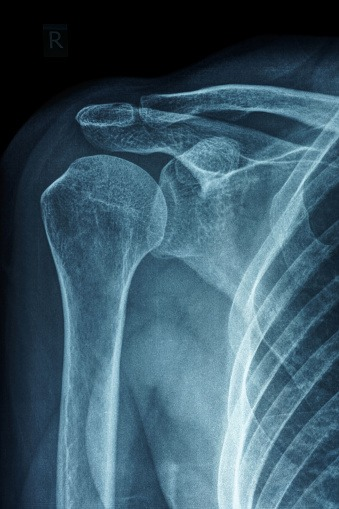
#> input picture color_medicalimage.jpeg, 339 x 509 px
$ python Encryption.py
#> lines starting #> are read from the running program, lines starting #| are printed output that depends on the picture; after the words box and inside, x2 and y2 are one past the last pixel; in counts of white or black regions, pixels touching at a corner belong together
### logisticSystem.py
# Importing the required libraries
import numpy as np
import matplotlib.pyplot as plt

def logistic_key(xinit, yinit, zinit, num_steps):
    """
    This function returns 3 lists of pseudo-random
    numbers generated using logistic system of differential
    equations.

    Parameters:
        xinit: float
            initial value of x
        yinit: float
            initial value of y
        zinit: float
            initial value of z
        num_steps: int
            number of keys required
            in a single list

    Returns:
        3 lists with pseudo-random numbers
        as their elements
    """

    # Initializing dt to a small value
    dt = 0.01

    # Initializing 3 empty lists
    xs = np.empty(num_steps + 1)
    ys = np.empty(num_steps + 1)
    zs = np.empty(num_steps + 1)

    # Initializing initial values
    xs[0], ys[0], zs[0] = (xinit, yinit, zinit)

    # Initializing constants
    s = 10
    r = 28
    b = 2.667

    # System of equations
    for i in range(num_steps):
        xs[i + 1] = xs[i] + (s * (ys[i] - xs[i]) * dt)
        ys[i + 1] = ys[i] + ((xs[i] * (r - zs[i]) - ys[i]) * dt)
        zs[i + 1] = zs[i] + ((xs[i] * ys[i] - b * zs[i]) * dt)

    return xs, ys, zs

### Encryption.py
"""
Encrypting an image first by shuffling
it's pixels and then substituting the
shuffled pixels using pseudo-random
numbersngenerated from Logistic system
of differential equations
"""

# Importing all the required libraries
import matplotlib.image as img
import matplotlib.pyplot as plt
import numpy as np
import logisticSystem as key

# Accepting Image using it's path
path = str(input('Enter path of the image\n'))
#> the answer given: color_medicalimage.jpeg
image = img.imread(path)
#> image is the input picture: shape (509, 339, 3); mean R, G, B 59.9, 88.8, 104

# Displaying original image
plt.imshow(image)
plt.show()

# Storing the size of image in variables
height = image.shape[0]
#> height = 509
width = image.shape[1]
#> width = 339

# Using logistic_key function to generate 3 lists of keys
xkey, ykey, zkey = key.logistic_key(0.01, 0.02, 0.03, height*width)

# Initializing empty index lists to store index of pixels
xindex = []
yindex = []

# Initializing an empty image to store the encrypted image
encryptedImage = np.zeros(shape=[height, width, 3], dtype=np.uint8)
l = 0

# Populating xindex
for i in range(width):
    xindex.append(i)
#> after the loop, xindex = 339 values from 0 to 338

# Populating yindex
for i in range(height):
    yindex.append(i)
#> after the loop, yindex = 509 values from 0 to 508

# Re-arranging xindex and xkey to increase randomness
for i in range(width):
    for j in range(width):
        if xkey[i] > xkey[j]:
            xkey[i], xkey[j] = xkey[j], xkey[i]
            xindex[i], xindex[j] = xindex[j], xindex[i]


# Re-arranging yindex and ykey to increase randomness
for i in range(height):
    for j in range(height):
        if ykey[i] > ykey[j]:
            ykey[i], ykey[j] = ykey[j], ykey[i]
            yindex[i], yindex[j] = yindex[j], yindex[i]

# Shuffling original image's pixels and storing them
# in an empty image
for i in range(height):
    k = 0
    for j in range(width):
        encryptedImage[i][j] = image[yindex[k]][j]
        k += 1
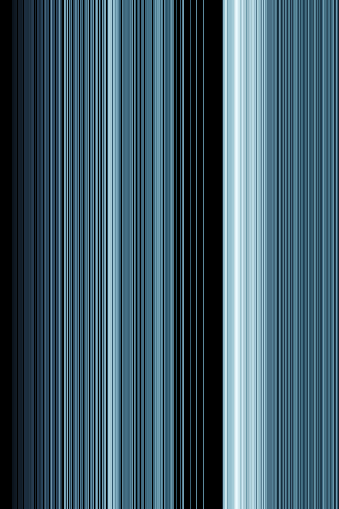
#> encryptedImage: shape (509, 339, 3); mean R, G, B 63.4, 90.8, 104.7
# Shuffling original image's pixels and storing them
# in an empty image
for i in range(height):
    k = 0
    for j in range(width):
        encryptedImage[i][j] = encryptedImage[i][xindex[k]]
        k += 1
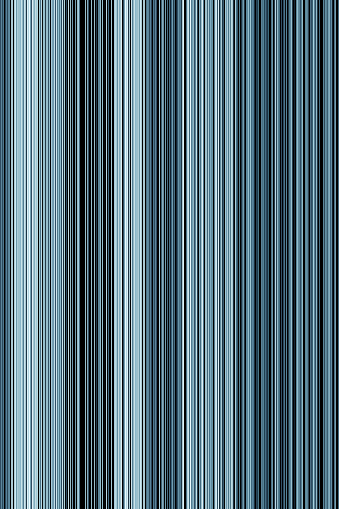
#> encryptedImage: shape (509, 339, 3); mean R, G, B 85.6, 112.8, 125.3

# Displaying the shuffled image
plt.imshow(encryptedImage)
plt.show()

# XORing each pixel with a pseudo-random number generated above/Performing the
# substitution algorithm
l = 0
for i in range(height):
    for j in range(width):
        # Converting the pseudo-random nuber generated into a number between 0 and 255
        zk = (int((zkey[l]*pow(10, 5))%256))
        # Performing the XOR operation
        encryptedImage[i, j] = encryptedImage[i, j]^zk
        l += 1
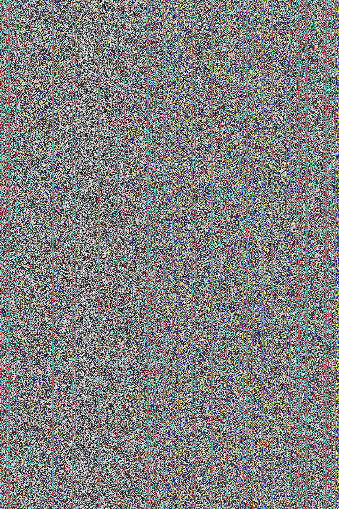
#> encryptedImage: shape (509, 339, 3); mean R, G, B 127.6, 127.6, 127.6
#> after the loop, l = 172551

# Displaying the shuffled then substituted encrypted image
plt.imshow(encryptedImage)
plt.show()

decryptedImage = np.zeros(shape=[height, width, 3], dtype=np.uint8)
l = 0
for i in range(height):
    for j in range(width):
        zk = (int((zkey[l]*pow(10, 5))%256))
        decryptedImage[i, j] = encryptedImage[i, j]^zk
        l += 1
#> after the loop, l = 172551

plt.imshow(decryptedImage)
plt.show()

for i in range(width):
    for j in range(width):
        if xkey[i] < xkey[j]:
            xkey[i], xkey[j] = xkey[j], xkey[i]
            xindex[i], xindex[j] = xindex[j], xindex[i]


# Re-arranging yindex and ykey to increase randomness
for i in range(height):
    for j in range(height):
        if ykey[i] < ykey[j]:
            ykey[i], ykey[j] = ykey[j], ykey[i]
            yindex[i], yindex[j] = yindex[j], yindex[i]


for i in range(height):
    k = 0
    for j in range(width):
        decryptedImage[i][xindex[k]] = decryptedImage[i][j]
        k += 1
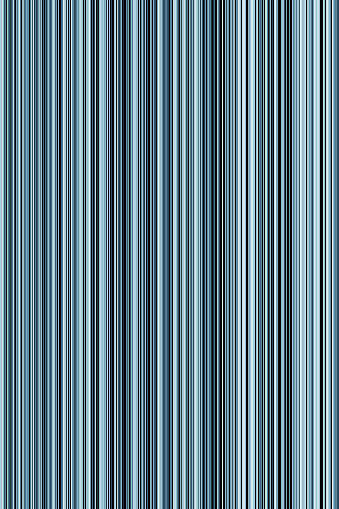
#> decryptedImage: shape (509, 339, 3); mean R, G, B 99.5, 126.8, 138.7


for i in range(height):
    k = 0
    for j in range(width):
        decryptedImage[yindex[k]][j] = encryptedImage[i][j]
        k += 1
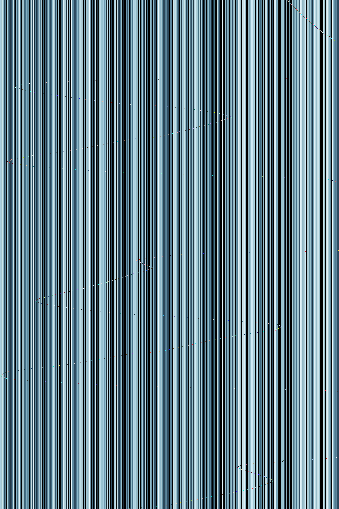
#> decryptedImage: shape (509, 339, 3); 0.2% of pixels changed, all inside (x1, y1, x2, y2) = (0, 0, 339, 509)


plt.imshow(image)
plt.show()
